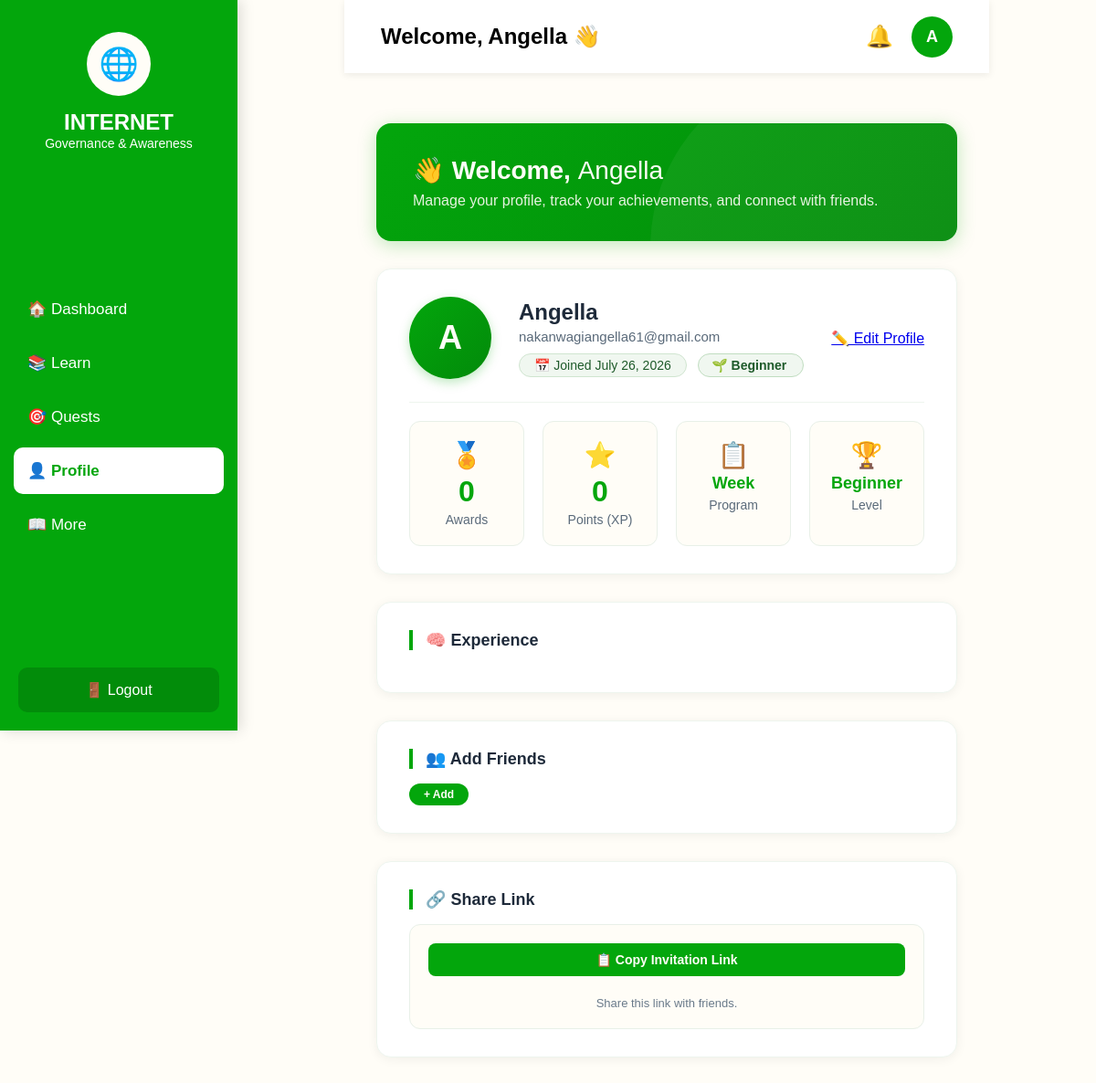
Screenshot of /user/profile.php (signed in) with the database file from the repository.
### tables this page shows
CREATE TABLE `users` (
  `id` int(11) NOT NULL,
  `fullname` varchar(100) NOT NULL,
  `email` varchar(100) NOT NULL,
  `password` varchar(255) NOT NULL,
  `role` enum('admin','user') DEFAULT 'user',
  `profile_picture` varchar(255) DEFAULT 'default.png',
  `xp` int(11) DEFAULT 0,
  `level` int(11) DEFAULT 1,
  `theme` enum('light','dark') DEFAULT 'light',
  `status` enum('active','inactive','blocked') DEFAULT 'active',
  `last_login` datetime DEFAULT NULL,
  `created_at` timestamp NOT NULL DEFAULT current_timestamp(),
  `updated_at` timestamp NOT NULL DEFAULT current_timestamp() ON UPDATE current_timestamp(),
  `program` enum('Week','Weekend') NOT NULL DEFAULT 'Week',
  `experience` text DEFAULT NULL,
  `date_joined` timestamp NOT NULL DEFAULT current_timestamp()
);

### user/profile.php (the view, shortened to what this page needs)
<?php
require_once("../core.php");
$user_id = $_SESSION['user_id'] ?? 0;
$stmt = $conn->prepare("SELECT fullname, email, date_joined, program, experience FROM users WHERE id = ?");
$stmt->bind_param("i", $user_id);
$stmt->execute();
$user = $stmt->get_result()->fetch_assoc();
$dateJoined = new DateTime($user['date_joined']);
$formattedDate = $dateJoined->format('F j, Y');
$stmt = $conn->prepare("SELECT COUNT(*) AS total_badges FROM user_badges WHERE user_id = ?");
$stmt->bind_param("i", $user_id);
$stmt->execute();
$badgesCount = $stmt->get_result()->fetch_assoc()['total_badges'] ?? 0;
$stmt = $conn->prepare("
    SELECT COALESCE(SUM(q.xp_reward), 0) AS total_xp
    FROM user_quests uq
    JOIN quests q ON uq.quest_id = q.id
    WHERE uq.user_id = ? AND uq.status = 'completed'
");
$stmt->bind_param("i", $user_id);
$stmt->execute();
$xpFromQuests = $stmt->get_result()->fetch_assoc()['total_xp'] ?? 0;
$stmt = $conn->prepare("
    SELECT COUNT(*) * 10 AS xp_from_lessons
    FROM lesson_progress
    WHERE user_id = ? AND status = 'completed'
");
$stmt->bind_param("i", $user_id);
$stmt->execute();
$xpFromLessons = $stmt->get_result()->fetch_assoc()['xp_from_lessons'] ?? 0;
$totalXP = $xpFromQuests + $xpFromLessons;
$program = !empty($user['program']) ? $user['program'] : 'Weekend';
function getLevel($xp) {
    if ($xp < 100) return ['level' => 'Beginner', 'emoji' => '🌱'];
    return ['level' => 'Master', 'emoji' => '👑'];
}
$levelInfo = getLevel($totalXP);
?>
<!DOCTYPE html>
<html lang="en">
<head>
    <link rel="stylesheet" href="../assets/style.css" />
    <link rel="stylesheet" href="../assets/profile.css" />
</head>
<body>
    <?php require_once("../includes/sidebar.php"); ?>
    <div class="main">
        <?php require_once("../includes/navbar.php"); ?>
        <div class="content">
            <div class="profile-content">
                <div class="profile-welcome">
                    <h1>👋 Welcome, <span><?php echo htmlspecialchars($user['fullname']); ?></span></h1>
                    <p>Manage your profile, track your achievements, and connect with friends.</p>
                </div>
                <div class="profile-card">
                    <div class="profile-card-header">
                        <div class="profile-avatar">
                            <?php
                                $initials = '';
                                $nameParts = explode(' ', trim($user['fullname']));
                                foreach ($nameParts as $part) {
                                    if (!empty($part)) $initials .= strtoupper($part[0]);
                                }
                                echo substr($initials, 0, 2);
                            ?>
                        </div>
                        <div class="profile-info">
                            <h2><?php echo htmlspecialchars($user['fullname']); ?></h2>
                            <p class="profile-email"><?php echo htmlspecialchars($user['email']); ?></p>
                            <span class="profile-date">📅 Joined <?php echo $formattedDate; ?></span>
                            <span class="profile-badge-level">
                                <?php echo $levelInfo['emoji']; ?> <?php echo $levelInfo['level']; ?>
                            </span>
                        </div>
                        <a href="edit_profile.php" >✏️ Edit Profile</a>
                    </div>
                    <div class="stats-grid-profile">
                        <div class="stat-card-profile">
                            <span class="stat-icon">🏅</span>
                            <div class="stat-number"><?php echo $badgesCount; ?></div>
                            <div class="stat-label">Awards</div>
                        </div>
                        <div class="stat-card-profile">
                            <span class="stat-icon">⭐</span>
                            <div class="stat-number"><?php echo number_format($totalXP); ?></div>
                            <div class="stat-label">Points (XP)</div>
                        </div>
                        <div class="stat-card-profile">
                            <span class="stat-icon">📋</span>
                            <div class="stat-number" style="font-size:18px;"><?php echo htmlspecialchars($program); ?></div>
                            <div class="stat-label">Program</div>
                        </div>
                        <div class="stat-card-profile">
                            <span class="stat-icon">🏆</span>
                            <div class="stat-number" style="font-size:18px;"><?php echo $levelInfo['level']; ?></div>
                            <div class="stat-label">Level</div>
                        </div>
                    </div>
                </div>
                <div class="profile-card">
                    <h3 class="section-header">🧠 Experience</h3>
                </div>
                <div class="profile-card">
                    <h3 class="section-header">👥 Add Friends</h3>
                    <a href="friends.php" style="text-decoration: none;">
                        <button class="add-friend-btn">+ Add</button>
                    </a>
                </div>
                <div class="profile-card">
                    <h3 class="section-header">🔗 Share Link</h3>
                    <div class="share-link-box">
                        <button class="copy-btn" onclick="copyShareLink()" style="width: 100%;">
                            📋 Copy Invitation Link
                        </button>
                        <p class="share-description">
                            Share this link with friends.
                        </p>
                    </div>
                </div>
            </div>
        </div>
    </div>
</body>
</html>

### includes/sidebar.php
<?php
$currentPage = basename($_SERVER['PHP_SELF']);
?>
<div class="sidebar">
    <div class="logo">
        <div class="logo-circle">🌐</div>
        <h2>INTERNET</h2>
        <span>Governance & Awareness</span>
    </div>
    <ul class="menu">
        <li class="<?= $currentPage == 'dashboard.php' ? 'active' : '' ?>">
            <a href="../user/dashboard.php">🏠 Dashboard</a>
        </li>
        <li class="<?= $currentPage == 'learn.php' ? 'active' : '' ?>">
            <a href="../user/learn.php">📚 Learn</a>
        </li>
        <li class="<?= $currentPage == 'quests.php' ? 'active' : '' ?>">
            <a href="../user/quests.php">🎯 Quests</a>
        </li>
        <li class="<?= $currentPage == 'profile.php' ? 'active' : '' ?>">
            <a href="../user/profile.php">👤 Profile</a>
        </li>
        <li class="<?= $currentPage == 'more.php' ? 'active' : '' ?>">
            <a href="../user/more.php">📖 More</a>
        </li>
    </ul>
    <div class="logout">
        <a href="../auth/logout.php">🚪 Logout</a>
    </div>
</div>

### includes/navbar.php
<div class="topbar">
    <div class="welcome">
        <h2>
            Welcome,
            <?php echo htmlspecialchars($_SESSION['fullname']); ?> 👋
        </h2>
    </div>
    <div class="top-right">
        <span class="notification">🔔</span>
        <div class="profile">
            <div class="avatar">
                <?php
                echo strtoupper(substr($_SESSION['fullname'],0,1));
                ?>
            </div>
        </div>
    </div>
</div>

### assets/style.css (style rules this page uses)
* { margin:0; padding:0; box-sizing:border-box; font-family:Arial, Helvetica, sans-serif; }
body { background:#f5f7fb; display:flex; justify-content:center; align-items:center; min-height:100vh; }
body { margin:0; background:#fffdf7; font-family:'Poppins',sans-serif; }
.sidebar { position:fixed; left:0; top:0; width:260px; height:100vh; background:#03a60c; color:white; display:flex; flex-direction:column; justify-content:space-between; box-shadow:3px 0 15px rgba(0,0,0,.15); }
.logo { text-align:center; padding:35px 20px; }
.logo-circle { width:70px; height:70px; border-radius:50%; background:#fffdf7; color:#03a60c; margin:auto; display:flex; justify-content:center; align-items:center; font-size:35px; }
.logo h2 { margin-top:15px; }
.logo span { font-size:14px; }
.menu { list-style:none; padding:0; }
.menu li { margin:8px 15px; }
.menu a { display:block; text-decoration:none; color:white; padding:15px; border-radius:10px; transition:.3s; font-size:17px; }
.active a { background:#ffffff; color:#03a60c; font-weight:bold; }
.logout { padding:20px; }
.logout a { display:block; text-decoration:none; color:white; background:#028c0a; padding:15px; border-radius:10px; text-align:center; }
.main { margin-left:260px; }
.topbar { height:80px; background:white; display:flex; justify-content:space-between; align-items:center; padding:0 40px; box-shadow:0 2px 8px rgba(0,0,0,.08); }
.avatar { width:45px; height:45px; border-radius:50%; background:#03a60c; color:white; display:flex; justify-content:center; align-items:center; font-weight:bold; font-size:18px; }
.top-right { display:flex; align-items:center; gap:20px; }
.notification { font-size:24px; cursor:pointer; }
.content { padding:35px; }

### rows the page displays
users: fullname "Angella", email "nakanwagiangella61@gmail.com", date_joined "July 26, 2026", program "Week"

### other values shown
$_SESSION['fullname'] "Angella"
substr($_SESSION['fullname'],0,1) "A"
substr($initials, 0, 2) "A"
$levelInfo['emoji'] "🌱"
$levelInfo['level'] "Beginner"
$badgesCount "0"
$totalXP "0"
